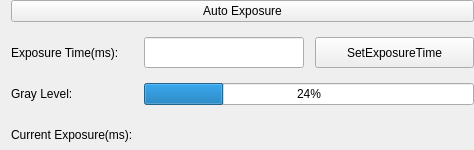
<?xml version="1.0" encoding="UTF-8"?>
<ui version="4.0">
 <class>AutoExposureWidgetClass</class>
 <widget class="QWidget" name="AutoExposureWidgetClass">
  <property name="geometry">
   <rect>
    <x>0</x>
    <y>0</y>
    <width>474</width>
    <height>150</height>
   </rect>
  </property>
  <property name="windowTitle">
   <string>AutoExposureWidget</string>
  </property>
  <layout class="QVBoxLayout" name="verticalLayout">
   <property name="spacing">
    <number>0</number>
   </property>
   <property name="leftMargin">
    <number>0</number>
   </property>
   <property name="topMargin">
    <number>0</number>
   </property>
   <property name="rightMargin">
    <number>0</number>
   </property>
   <property name="bottomMargin">
    <number>0</number>
   </property>
   <item>
    <widget class="QWidget" name="widget" native="true">
     <layout class="QGridLayout" name="gridLayout" columnstretch="0,1,1">
      <property name="topMargin">
       <number>0</number>
      </property>
      <property name="rightMargin">
       <number>0</number>
      </property>
      <property name="bottomMargin">
       <number>0</number>
      </property>
      <property name="horizontalSpacing">
       <number>11</number>
      </property>
      <property name="verticalSpacing">
       <number>15</number>
      </property>
      <item row="0" column="0" colspan="3">
       <widget class="QPushButton" name="autoexposurebtn">
        <property name="text">
         <string>Auto Exposure</string>
        </property>
       </widget>
      </item>
      <item row="1" column="0">
       <widget class="QLabel" name="timelable">
        <property name="text">
         <string>Exposure Time(ms):</string>
        </property>
       </widget>
      </item>
      <item row="1" column="1">
       <widget class="QLineEdit" name="exposuretimetxt">
        <property name="enabled">
         <bool>true</bool>
        </property>
        <property name="sizePolicy">
         <sizepolicy hsizetype="Expanding" vsizetype="Preferred">
          <horstretch>0</horstretch>
          <verstretch>0</verstretch>
         </sizepolicy>
        </property>
        <property name="readOnly">
         <bool>false</bool>
        </property>
       </widget>
      </item>
      <item row="1" column="2">
       <widget class="QPushButton" name="SetExposureTime">
        <property name="sizePolicy">
         <sizepolicy hsizetype="Minimum" vsizetype="Preferred">
          <horstretch>0</horstretch>
          <verstretch>0</verstretch>
         </sizepolicy>
        </property>
        <property name="text">
         <string>SetExposureTime</string>
        </property>
       </widget>
      </item>
      <item row="2" column="0">
       <widget class="QLabel" name="graylevlabel">
        <property name="text">
         <string>Gray Level:</string>
        </property>
       </widget>
      </item>
      <item row="2" column="1" colspan="2">
       <widget class="QProgressBar" name="graylevelbar">
        <property name="value">
         <number>24</number>
        </property>
       </widget>
      </item>
      <item row="3" column="0">
       <widget class="QLabel" name="label_3">
        <property name="text">
         <string>Current Exposure(ms):</string>
        </property>
       </widget>
      </item>
      <item row="3" column="1" colspan="2">
       <widget class="QLabel" name="curExposureTimeTxt">
        <property name="text">
         <string/>
        </property>
       </widget>
      </item>
     </layout>
    </widget>
   </item>
  </layout>
 </widget>
 <layoutdefault spacing="6" margin="11"/>
 <resources/>
 <connections/>
</ui>
